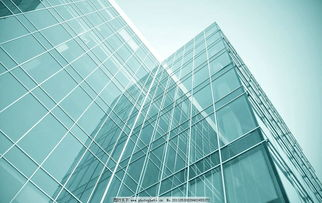
//> input picture code/OpenCV/高楼大厦.jpg, 322 x 203 px
$ ./6.霍夫变换   (built with g++ and OpenCV 4)
//> lines starting //> are read from the running program, lines starting //| are printed output that depends on the picture; after the words box and inside, x2 and y2 are one past the last pixel; in counts of white or black regions, pixels touching at a corner belong together
//     描述：利用感兴趣区域ROI实现图像叠加

#include <opencv2/core/core.hpp>
#include<opencv2/highgui/highgui.hpp>
#include <opencv2/imgproc/imgproc.hpp> // resize()
#include<iostream>

using namespace cv;
using namespace std;

void houghline();
void houghcircle();

int main()
{
	houghline();
	houghcircle();

	waitKey();
}

void houghline()
{
	//载入原始图和Mat变量定义
	Mat matSrc = imread("高楼大厦.jpg");
//> matSrc is the input picture: 203 rows x 322 cols, CV_8UC3; mean B, G, R 195.7, 195.1, 148.5
	Mat matEdge;
	Mat matDst;

	//进行边缘检测
	Canny(matSrc, matEdge, 50, 200, 3);
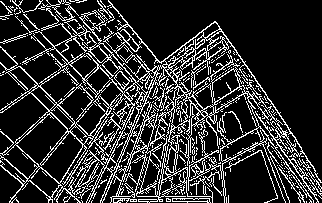
//> matEdge: 203 rows x 322 cols, CV_8UC1; 18.4% white in thin lines or dots

	cvtColor(matEdge, matDst, CV_GRAY2RGB);
//> matDst: 203 rows x 322 cols, CV_8UC3; 18.4% white in thin lines or dots

	//进行霍夫线变换
	vector<Vec4i> lines;//定义一个矢量结构lines用于存放得到的线段矢量集合
	HoughLinesP(matEdge, lines, 1, CV_PI / 180, 80, 50, 10);
//> lines = 50 lines (x1, y1, x2, y2), first 8: [0, 47, 154, 201], [39, 0, 212, 192], [10, 0, 170, 172], [65, 0, 224, 183], [1, 1, 187, 201], [2, 157, 135, 33], [102, 108, 214, 21], [9, 201, 99, 90]

	//依次在图中绘制出每条线段
	for (size_t i = 0; i < lines.size(); i++)
	{
		Vec4i l = lines[i];
		line(matDst, Point(l[0], l[1]), Point(l[2], l[3]), Scalar(255, 0, 0), 1, CV_AA);
	}
//> this loop made 50 passes
//> l on passes 1 to 12: [0, 47, 154, 201], [39, 0, 212, 192], [10, 0, 170, 172], [65, 0, 224, 183], [1, 1, 187, 201], [2, 157, 135, 33], [102, 108, 214, 21], [9, 201, 99, 90], [68, 11, 213, 177], [48, 196, 155, 89], [69, 193, 254, 77], [48, 199, 195, 52]
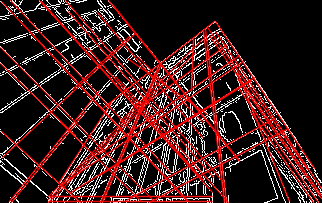
//> matDst: 203 rows x 322 cols, CV_8UC3; mean R, G, B 64.2, 28.1, 28.1

	imshow("线原图", matSrc);
	imshow("线边缘", matEdge);
	imshow("霍夫线", matDst);
}

void houghcircle()
{
	//载入原始图和Mat变量定义
	Mat matSrc = imread("圆.jpg");
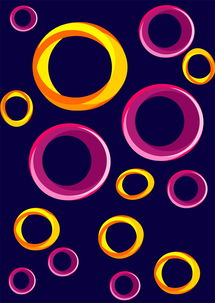
//> input picture code/OpenCV/圆.jpg, 215 x 303 px
//> matSrc is the input picture: 303 rows x 215 cols, CV_8UC3; mean B, G, R 65.7, 27.3, 62.9
	Mat matMid, matDst;

	matSrc.copyTo(matDst);

	//转为灰度图，进行图像平滑
	cvtColor(matSrc, matMid, CV_RGB2GRAY);
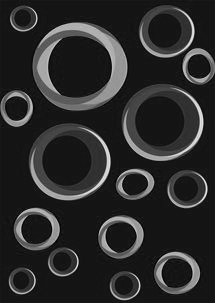
//> matMid: 303 rows x 215 cols, CV_8UC1; min 0, max 238, mean 42.9
	GaussianBlur(matMid, matMid, Size(9, 9), 2, 2);
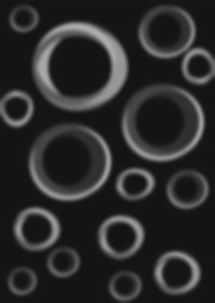
//> matMid: 303 rows x 215 cols, CV_8UC1; min 19, max 173, mean 42.9

	//进行霍夫圆变换
	vector<Vec3f> circles;
	HoughCircles(matMid, circles, CV_HOUGH_GRADIENT, 1.5, 10, 200, 100, 0, 0);
//> circles = 5 circles (x, y, radius): [87.75, 66.75, 39], [75.75, 66.75, 44.25], [68.25, 159.8, 40.5], [161.2, 119.2, 35.85], [164.2, 32.25, 25.5]

	//依次在图中绘制出圆
	for (size_t i = 0; i < circles.size(); i++)
	{
		Point center(cvRound(circles[i][0]), cvRound(circles[i][1]));
		int radius = cvRound(circles[i][2]);
		//绘制圆心
		circle(matDst, center, 3, Scalar(0, 255, 0), -1, 8, 0);
		//绘制圆轮廓
		circle(matDst, center, radius, Scalar(255, 0, 0), 3, 8, 0);
	}
//> this loop made 5 passes
//> (center, radius) on passes 1 to 5: (Point(88, 67), 39), (Point(76, 67), 44), (Point(68, 160), 40), (Point(161, 119), 36), (Point(164, 32), 26)
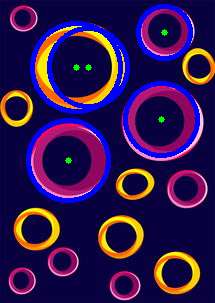
//> matDst: 303 rows x 215 cols, CV_8UC3; 8.83% of pixels changed, all inside (x1, y1, x2, y2) = (26, 4, 200, 203)

	imshow("圆原图", matSrc);
	imshow("霍夫圆", matDst);
}
